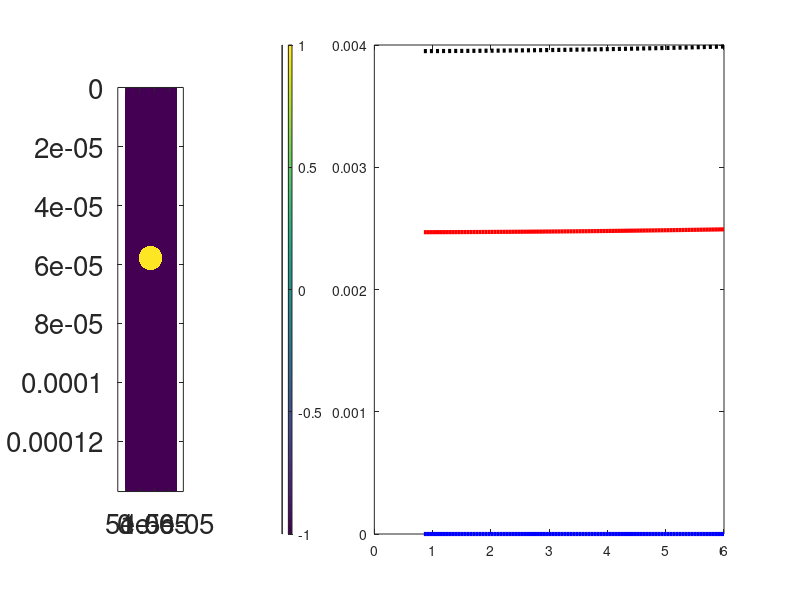

Write MATLAB code to recreate this figure. (Note: this script raises an error after producing the figure.)
% FTDT_2D_TE.m

% INITILISE MATLAB
close all;
clc;
clear all;
% CONSTANTS
e0 = 8.85418782e-12;
u0 = 1.25663706e-6;
N0 = sqrt(u0/e0);            % Free space impedence
c0 = 2.99792458e8;

% INITILISE MATLAB
close all;
clc;
clear all;

% CONSTANTS
e0 = 8.85418782e-12;
u0 = 1.25663706e-6;
N0 = sqrt(u0/e0);            % Free space impedence
c0 = 2.99792458e8;


%%%%%%%%%%%%%%%%%%%%%%%%%%%%%%%%%%%%%%%%%%%%%%%%%%%%%%%
%% DASHBOARD
%%%%%%%%%%%%%%%%%%%%%%%%%%%%%%%%%%%%%%%%%%%%%%%%%%%%%%%

% SOURCE PARAMETERS
NFREQ = 100;                           % Number of freuency steps
freq1 = 8.5e11;                           % Initial frequency 
freq2 = 6e12;                          % Final frequency 
FREQ = linspace(freq1, freq2, NFREQ);  % Frequency array

% LOSSY SLAB PARAMETERS
f0 = mean(FREQ);                % Using the average frequency to maintain phase
lam0 = c0/f0;
d = 0.25*lam0;
er = 12;
sig = 100;

% BERENGERS PML PARAMETERS 
pml_ky = 1;
pml_ay = 1e-10;
pml_Npml = 3;
pml_R0 = 1e-8;


% GRID PARAMETERS
NRES = 20;                  % Number of points per wavelenth (the size of grid resultion)
Sx = 0.2*lam0;                % Physical width of grid
SPACER = 0.5*lam0*[1, 1];
NPML = [20, 20];            % Size of PML
nmax = sqrt(er);            % Maximum refractive index on grid

%%%%%%%%%%%%%%%%%%%%%%%%%%%%%%%%%%%%%%%%%%%%%%%%%%%%%%%
%% CALCULATE GRID
%%%%%%%%%%%%%%%%%%%%%%%%%%%%%%%%%%%%%%%%%%%%%%%%%%%%%%%

% CALCULATE GRID RESOLUTION 
lam0_min = c0/max(FREQ);        % Shortest freesapce wavelength
dx = lam0_min/nmax/NRES;        % Resolution of grid in x
dy = lam0_min/nmax/NRES;        % Resolution of grid in y

% SNAP GRID TO CRITICAL DIMENSION
ny = ceil(d/dy);
dy = d/ny;

% COMPUTE GRID SIZE
Nx = ceil(Sx/dx);                               % Size of grid in x
Sx = Nx*dx;                                     % Physical width 
Sy = SPACER(1) + d + SPACER(2);                 % Recalculate physical width incase of rounding
Ny = NPML(1) + ceil(Sy/dy) + NPML(2);           % Size of grid in y
Sy = Ny*dy;                  

% GRID AXES
xa = [0;Nx-1]*dx;
ya = [0;Ny-1]*dy;

% 2X GRID PARAMATERS
Nx2 = 2*Nx;                 % Size of 2X grid in x
dx2 = dx/2;                 % Resolution of 2X grid in x
Ny2 = 2*Ny;                 % Size of 2X grid in y
dy2 = dy/2;                 % Resolution of 2X grid in y
xa2 = [0:Nx2-1]*dx2;
xa2 = xa2 - mean(xa2);
ya2 = [0:Ny2-1]*dy2;
[Y2, X2] = meshgrid(ya2, xa2);
%%%%%%%%%%%%%%%%%%%%%%%%%%%%%%%%%%%%%%%%%%%%%%%%%%%%%%%
%% BUILD DEVICE ON THE GRID
%%%%%%%%%%%%%%%%%%%%%%%%%%%%%%%%%%%%%%%%%%%%%%%%%%%%%%%

% INITIALISE TO VACUUM
ER2 = ones(Nx2, Ny2);              % Material relative permitivity 
UR2 = ones(Nx2, Ny2);              % Material relative permeabilty 
SIG2 = zeros(Nx2, Ny2);            % Initialise Conductivity

% BUILD SLAB
%ny1 = 2*NPML(1) + round(SPACER(1)/dy2) + 1;    % Start index
%ny2 =  ny1 + round(d/dy2) - 1;                                     % Final indez
%ER2(:, ny1:ny2) = er;
%SIG2(:, ny1:ny2) = sig;

% DILECTRIC PROPERTIES
er_air = 1;
r = 4e-6;                             % Radius 
NP = 3;

% INITIALISE TO VACUUM
UR2 = ones(Nx2, Ny2);              % Material relative permeabilty 

% BUILD DIELECTRIC
ER2 = zeros(Nx2, Ny2);
SIG2 = zeros(Nx2, Ny2);
y1 = NPML(1)*dy + SPACER(1);
for np = 1 : NP
    y0 = y1;
    A = (X2).^2 + (Y2-y0).^2;
    ER2 = ER2 | (A < r^2);
end 

% SCALE TO REAL WORLD
ER3 = ER2;
ER2 = er_air + (er - er_air)*ER2;
SIG2 = sig*ER3;
%%%%%%%%%%%%%%%%%%%%%%%%%%%%%%%%%%%%%%%%%%%%%%%%%%%%%%%
%% BUILD DEVICE ON THE GRID
%%%%%%%%%%%%%%%%%%%%%%%%%%%%%%%%%%%%%%%%%%%%%%%%%%%%%%%


% EXTRACT 1X GRID ARRAYS
ERxx = ER2(2:2:Nx2, 1:2:Ny2);
ERyy = ER2(1:2:Nx2, 2:2:Ny2);
URzz = UR2(2:2:Nx2, 2:2:Ny2);
SIGxx = SIG2(2:2:Nx2, 1:2:Ny2);
SIGyy = SIG2(1:2:Nx2, 2:2:Ny2);



% SHOW DEVICE
subplot(1,5,1);
imagesc(xa, ya, ER2.');
set(gca,'fontsize',20)
axis equal tight
%%%%%%%%%%%%%%%%%%%%%%%%%%%%%%%%%%%%%%%%%%%%%%%%%%%%%%%
%% CALCULATE SOURCE
%%%%%%%%%%%%%%%%%%%%%%%%%%%%%%%%%%%%%%%%%%%%%%%%%%%%%%%

% COMPUTE STABLE TIME-STEP
dmin = min([dx, dy]);             % Minimum resultion of the simulation  
dt = dmin/(2*c0);                 % Time step

% CACULATE GAUSSIAN PULSE POSITION AND RECORD PLANES
ny_ref = NPML(1) + 1;             % Position where reflectance is recorded
ny_src = ny_ref + 1;              % Postion of the source along the Ny 
ny_trn = Ny - NPML(2);            % Position where transmittance is recorded

% MATERIAL PROPERTIES
ursrc = URzz(1, ny_ref);
urtrn = URzz(1, ny_trn);
ersrc = ERxx(1, ny_ref);
ertrn = ERxx(1, ny_trn);
nref = sqrt(ursrc*ersrc);       % Refrative index of reflection side
ntrn = sqrt(urtrn*ertrn);       % Refrative index of transmission side

% GUASSIAN PULSE PARAMETERS
tau = 0.5/max(FREQ);                   % Pulse duration
t0 = 3*tau;              % Delay of the pulse

% CACULATE NUMBER OF TIME STEPS
tprop = nmax*Sy/c0;               % Time for the wave to propagate along whole grid
t = 2*t0 + 15*tprop;               % The total time of the simulation
STEPS = ceil(t/dt);               % Number of iterations

% COMPUTE GAUSSIAN PULSE
ETAsrc = sqrt(URzz(1, ny_src)/ERxx(1, ny_src));   % Relative impedance of the source
nsrc = sqrt(URzz(1, ny_src)*ERxx(1, ny_src));     % Relative refrative index of the source
delt = 0.5*dt + 0.5*nsrc*dy/c0;                   % Times between the magnetic and electric field
t = [0:STEPS-1]*dt;
Hzsrc = exp(-((t-t0)/tau).^2);
Exsrc = -ETAsrc * exp(-((t-t0- delt)/tau).^2);

% COMPENSATE FOR DISPERSION 
k0 = 2*pi*f0/c0;                % Free sapce wave number
f = c0*dt/sin(pi*f0*dt)*sqrt((sin(k0*dy/2)/dy)^2);            
URzz = f*URzz;
ERxx = f*ERxx;
ERyy = f*ERyy;

%%%%%%%%%%%%%%%%%%%%%%%%%%%%%%%%%%%%%%%%%%%%%%%%%%%%%%%
%% CALCULATE PML CONDUCTIVITY ON 2X GRID
%%%%%%%%%%%%%%%%%%%%%%%%%%%%%%%%%%%%%%%%%%%%%%%%%%%%%%%

% INITILISE PML CONDUCTIVITIES
sigy2 = zeros(Nx2, Ny2);


% ADD YLO CONDUCTIVITY
sigmax = -(pml_Npml + 1)*log(pml_R0)/(4*N0*NPML(1)*dy2);
for ny = 1 : 2*NPML(1)
    ny1 = 2*NPML(1) - ny + 1;
    sigy2(:, ny1) = sigmax*(ny/2/NPML(1))^pml_Npml;
end
% ADD YHI CONDUCTIVITY
sigmax = -(pml_Npml + 1)*log(pml_R0)/(4*N0*NPML(2)*dy2);
for ny = 1 : 2*NPML(2)
    ny1 = Ny2 - 2*NPML(2) + ny;
    sigy2(:, ny1) = sigmax*(ny/2/NPML(2))^pml_Npml;
end


%%%%%%%%%%%%%%%%%%%%%%%%%%%%%%%%%%%%%%%%%%%%%%%%%%%%%%%
%% CALCULATE UPDATE COEFFICIENTS
%%%%%%%%%%%%%%%%%%%%%%%%%%%%%%%%%%%%%%%%%%%%%%%%%%%%%%%

% M
M = c0*dt;

% CALCULATE UPDATE COEFFICIENTS FOR Dx
sigy = sigy2(2: 2: Nx2, 1: 2: Ny2);
bDxy = exp(-(sigy/pml_ky + pml_ay)*dt/e0);
cDxy = sigy./(sigy*pml_ky + pml_ay*pml_ky^2).*(bDxy - 1);


% CALCULATE UPDATE COEFFICIENTS FOR Bz
sigy = sigy2(2: 2: Nx2, 2: 2: Ny2);
bBzy =  exp(-(sigy/pml_ky + pml_ay)*dt/e0);
cBzy = sigy./(sigy*pml_ky + pml_ay*pml_ky^2).*(bBzy - 1);

% CALCULATE UPDATE COEFFICIENTS FOR Ex and Ey
Ax = (dt*c0)*SIGxx;
Ay = (dt*c0)*SIGyy;


%%%%%%%%%%%%%%%%%%%%%%%%%%%%%%%%%%%%%%%%%%%%%%%%%%%%%%%
%% INITIALISE FDTD TERMS
%%%%%%%%%%%%%%%%%%%%%%%%%%%%%%%%%%%%%%%%%%%%%%%%%%%%%%%

% INITIALISE FILEDS TO ZERO 
Bz = zeros(Nx, Ny);
Hz = zeros(Nx, Ny);
Dx = zeros(Nx, Ny);
Dy = zeros(Nx, Ny);
Ex = zeros(Nx, Ny);
Ey = zeros(Nx, Ny);

% INITIALISE DERIVATIVE ARRAYS
dHzx = zeros(Nx, Ny);
dHzy = zeros(Nx, Ny);
dExy = zeros(Nx, Ny);
dEyx = zeros(Nx, Ny);

% INITIALISE CONVOLUTIONS
psiDx_ylo = zeros(Nx, NPML(1));
psiDx_yhi = zeros(Nx, NPML(2));
psiBz_ylo = zeros(Nx, NPML(1));
psiBz_yhi = zeros(Nx, NPML(2));

% INITIALISE INTEGRATION
IEx = zeros(Nx,Ny);
IEy = zeros(Nx,Ny);

% INITIALISE FOURIER TRANSFORM
K = exp(-1i*2*pi*FREQ*dt);                      % Calculate the kernals for each position on grid
HREF = zeros(Nx, NFREQ);                        % Reflected steady state fields FT
HTRN = zeros(Nx, NFREQ);                        % Transmitted steady state fields FT
SRC = zeros(1, NFREQ);                          % FT of the source

%%%%%%%%%%%%%%%%%%%%%%%%%%%%%%%%%%%%%%%%%%%%%%%%%%%%%%%
%% MAIN FDTD LOOP
%%%%%%%%%%%%%%%%%%%%%%%%%%%%%%%%%%%%%%%%%%%%%%%%%%%%%%%

%
% MAIN LOOP -- ITERATE OVER TIME
%
for T = 1 : STEPS

    % CALCULATE DERIVATIVES OF E
        % dEyx
        for nx = 1 : Ny
            for nx = 1 : Nx - 1 
                dEyx(nx, ny) = (Ey(nx+1, ny) - Ey(nx, ny))/dx;
            end
            dEyx(Nx, ny) = (Ey(1, ny) - Ey(Nx, ny))/dx;
        end
        % dExy
        for nx = 1 : Nx
            for ny = 1 : Ny - 1 
                dExy(nx, ny) = (Ex(nx, ny+1) - Ex(nx, ny))/dy;
            end
            dExy(nx, Ny) = (Ex(nx, 1) - Ex(nx, Ny))/dy;
        end
    % INCOPORATE TF/SF CORRECTION
    dExy(:, ny_src-1) = dExy(:, ny_src-1) - Exsrc(T)/dy;
    
    % UPDATE CONVOLUTIONS FOR B FIELD UPDATES
    psiBz_ylo = bBzy(:, 1: NPML(1)).*psiBz_ylo ...
        + cBzy(:, 1: NPML(1)).*dExy(:, 1: NPML(1));
    psiBz_yhi = bBzy(:, Ny - NPML(2) + 1: Ny).*psiBz_yhi ...
        + cBzy(:, Ny - NPML(2) + 1: Ny).*dExy(:, Ny - NPML(2) + 1: Ny);
    
    % UPDATE B FROM E
    Bz = Bz - M*(dEyx - dExy/pml_ky);
    Bz(:, 1: NPML(1)) = Bz(:, 1: NPML(1)) ...
        + M*psiBz_ylo;
    Bz(:, Ny - NPML(2) + 1: Ny) = Bz(:, Ny - NPML(2) + 1: Ny) ...
        + M* psiBz_yhi;

    % UPDATE H from B
    Hz = Bz./URzz;

    % CALCULATE DERIVATIVES OF H
        % dHzx
        for ny = 1 : Ny
            dHzx(1, ny) = (Hz(1, ny) - Hz(Nx, ny))/dx;
            for nx = 2 : Nx
                dHzx(nx, ny) = (Hz(nx, ny) - Hz(nx-1, ny))/dx;
            end
        end
        % dHzy
        for nx = 1 : Nx
            dHzy(nx, 1) = (Hz(nx, 1) - Hz(nx, Ny))/dy;
            for ny = 2 : Ny 
                dHzy(nx, ny) = (Hz(nx, ny) - Hz(nx, ny-1))/dy;
            end
        end
    
    % INCOPORATE TF/SF CORRECTION
    dHzy(:, ny_src) = dHzy(:, ny_src) - Hzsrc(T)/dy;


    % UPDATE CONVOLUTIONS FOR D FIELD UPDATES
    psiDx_ylo = bDxy(:, 1: NPML(1)).*psiDx_ylo ...
       + cDxy(:, 1: NPML(1)).*dHzy(:, 1: NPML(1));
    psiDx_yhi = bDxy(:, Ny - NPML(2) + 1: Ny).*psiDx_yhi ...
       + cDxy(:, Ny - NPML(2) + 1: Ny).*dHzy(:, Ny - NPML(2) + 1: Ny);
    
    % UPDATE D FROM H
    Dx = Dx + M*(dHzy/pml_ky);
    Dx(:, 1: NPML(1)) = Dx(:, 1: NPML(1)) + M*psiDx_ylo;
    Dx(:, Ny - NPML(2) + 1: Ny) = Dx(:, Ny - NPML(2) + 1: Ny)...
        + M*psiDx_yhi;
    Dy = Dy - M*dHzx;
    % UPDATE E from D
    IEx = IEx + Ex;
    IEy = IEy + Ey;
    Ex = (Dx - Ax.*IEx)./ERxx;
    Ey = (Dy - Ay.*IEy)./ERyy;

    % UPDATE FOURIER TRANSFORM
    for nfreq = 1 : NFREQ
        HREF(:,nfreq) = HREF(:,nfreq) + (K(nfreq)^T)*Hz(:, ny_ref);
        HTRN(:,nfreq) = HTRN(:,nfreq) + (K(nfreq)^T)*Hz(:, ny_trn);
        SRC(nfreq) = SRC(nfreq) + (K(nfreq)^T)*Hzsrc(T);
    end
    
    % SHOW FIELDS
    d = 1;                     % decrease number to increase the darkness of the wave fronts
    if mod(T,10) == 0

        % CALCULATE REF & TRN ARRAYS
        REF = zeros(1, NFREQ);
        TRN = zeros(1, NFREQ );
        for nfreq = 1 : NFREQ

            % GET NEXT FREQUENCY 
            lam0 = c0/FREQ(nfreq);
            k0 = 2*pi/lam0;

            % CALCULATE WAVE VECTOR COMPONENTS
            m = [-floor(Nx/2) : +  floor((Nx-1)/2)].';
            kxi = -m*2*pi/Sx;
            kyinc = k0*nref;
            kyref = sqrt((k0*nref)^2 - kxi.^2);
            kytrn = sqrt((k0*ntrn)^2 - kxi.^2);

            % REFLECTION 
            href = HREF(:,nfreq)/SRC(nfreq);
            aref = fftshift(fft(href))/Nx;
            RDE = abs(aref).^2.*real(kyref/kyinc);
            REF(nfreq) = sum(RDE); 

             % TRANSMISSION 
            htrn = HTRN(:,nfreq)/SRC(nfreq);
            atrn = fftshift(fft(htrn))/Nx;
            TDE = abs(atrn).^2.*real(ersrc/ertrn*kytrn/kyinc);
            TRN(nfreq) = sum(TDE);
        end
        if TRN == 0
            ABSOR =  0.5* REF;
            CON = REF + ABSOR + (REF + TRN)/T;

        else
             ABSOR = 1 - (REF + TRN);
             CON = REF + TRN + ABSOR + (REF + TRN)/T;
        end

       
        % SHOW FIELD
        subplot(1, 5, 2)
        imagesc(xa, ya, Hz.');
        set(gca,'fontsize',20)
        axis equal tight;
        colorbar;
        caxis(d*[-1, 1]);  

        % SHOW FREQUENCY RESPONSE 
        subplot(1, 5, 3:5)
        plot(FREQ*10^(-12), CON, ':k', 'LineWidth',3);
        hold on;
        plot(FREQ*10^(-12), REF, '-r', 'LineWidth',3);
        plot(FREQ*10^(-12), TRN, '-b', 'LineWidth',3);
        plot(FREQ*10^(-12), ABSOR, '-G', 'LineWidth',3);
        hold off;
        axis tight;
        xlim([FREQ(1), FREQ(NFREQ)]*10^(-12))
        ylim([-0.05, 1.1]);
        xlabel('FREQUENCY (THz)');
        title(['iteration ' num2str(T) ' of ' num2str(STEPS)]);
        set(gca,'fontsize',20) 
        drawnow;
    end
end
